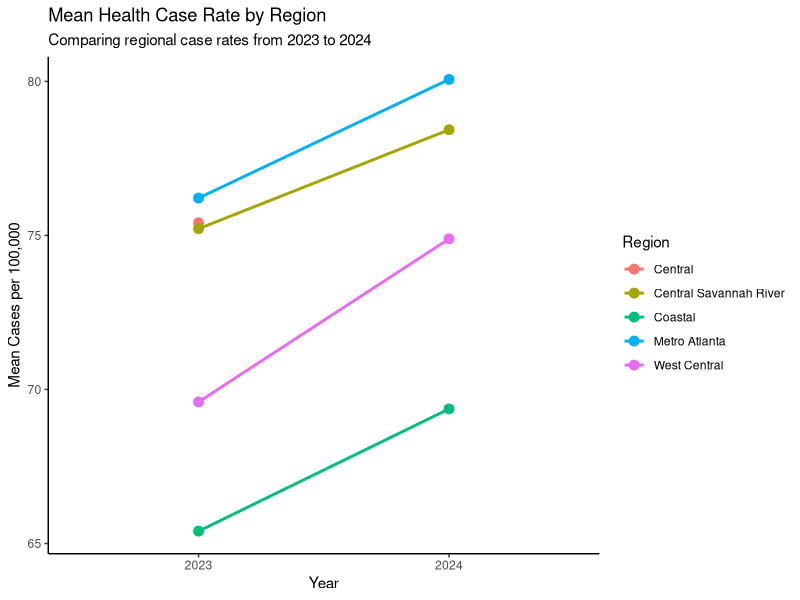
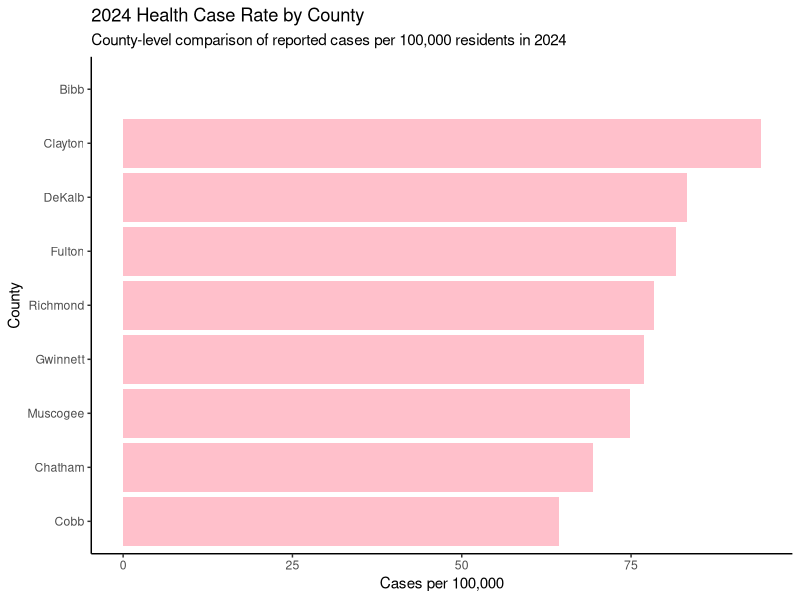
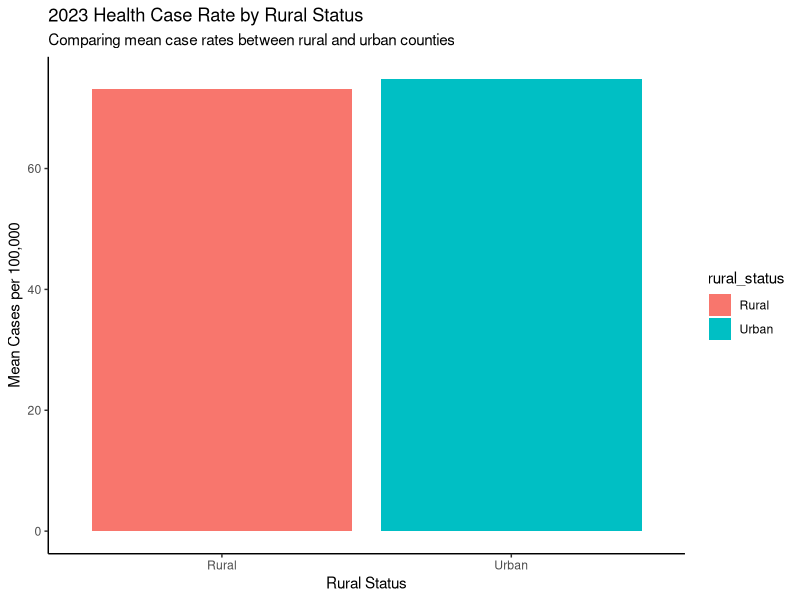

These charts were generated, in order, by the following R code:
## ---- chunk 1
#| label: load-packages
#| include: false
library(tidyverse)
## ---- chunk 2
#| label: raw-data
#| echo: false
raw_health_data <- data.frame(
  county = c(
    "Fulton", "DeKalb", "Cobb", "Gwinnett", "Clayton",
    "Chatham", "Richmond", "Muscogee", "Bibb", "Fulton"
  ),
  
  region = c(
    "Metro Atlanta", "Metro Atlanta", "Metro Atlanta", "Metro Atlanta",
    "Metro Atlanta", "Coastal", "Central Savannah River",
    "West Central", "Central", "Metro Atlanta"
  ),
  
  population_2023 = c(
    1091240, 764400, 787100, 971300, 306800,
    295100, 207400, 202600, 157800, 1091240
  ),
  
  population_2024 = c(
    1103500, 772100, 794800, 983600, 309200,
    298400, 209100, 204300, 159100, 1103500
  ),
  
  cases_2023 = c(
    842, 615, 487, 721, 268,
    193, 156, 141, 119, 842
  ),
  
  cases_2024 = c(
    901, 643, 512, 756, 291,
    207, 164, 153, NA, 901
  )
)

raw_health_data
## ---- chunk 3
#| label: diagnose-data
#| echo: false

glimpse(raw_health_data)
## ---- chunk 4
#| label: remove-duplicates
#| echo: false

health_data_clean <- raw_health_data %>%
  distinct(county, .keep_all = TRUE)
health_data_clean
## ---- chunk 5
#| label: reshape-long
#| echo: false

health_data_long <- health_data_clean %>%
  pivot_longer(
    cols = c(population_2023, population_2024,
             cases_2023, cases_2024),
    names_to = c(".value", "year"),
    names_pattern = "(population|cases)_(\\d{4})"
  )

health_data_long
## ---- chunk 6
#| label: calculate-rates
#| echo: false
health_data_long <- health_data_long %>%
  mutate(
    cases_per_100k = cases / 100000
  )
# Add your code here.
## ---- chunk 7
#| label: summarize-region
#| echo: false

health_data_sum <- health_data_long %>%
  mutate(
    rate = (cases / population) * 100000
  ) %>%
  group_by(region, year) %>%
  summarize(
    mean_rate = mean(rate, na.rm = TRUE),
    .groups = "drop"
  )
health_data_sum
# Add your code here.
## ---- chunk 8
#| label: join-data
#| echo: false
county_rural_status <- data.frame(
  county = c(
     "Fulton", "DeKalb", "Cobb", "Gwinnett", "Clayton",
    "Chatham", "Richmond", "Muscogee", "Bibb"
  ),
  rural_status = c(
    "Urban", "Rural", "Rural", "Urban", "Urban",
    "Urban", "Rural", "Urban", "Rural"
  )
)

county_health_join <- health_data_clean %>%
  left_join(
    county_rural_status,
    by = "county"
  )

## ---- chunk 9
#| label: Regional line visulaization
#| echo: false
regional_rates <- health_data_long %>%
  mutate(
    rate = (cases / population) * 100000
  ) %>%
  group_by(region, year) %>%
  summarize(
    mean_rate = mean(rate, na.rm = TRUE),
    .groups = "drop"
  )

ggplot(
  regional_rates,
  aes(
    x = year,
    y = mean_rate,
    group = region,
    color = region
  )
) +
  geom_line(
    linewidth = 1) +
  geom_point(
    size = 3) +
  labs(
    title = "Mean Health Case Rate by Region",
    subtitle = "Comparing regional case rates from 2023 to 2024",
    x = "Year",
    y = "Mean Cases per 100,000",
    color = "Region"
  ) +
  theme_classic()
## ---- chunk 10
#| label: Ranked 2024 county visualization
#| echo: false
county_ru24 <- county_health_join %>% 
  select(county, population_2024, cases_2024) %>%
  mutate(
    rate = (cases_2024 / population_2024) * 100000
  ) %>%
  arrange(desc(rate))

ggplot(
  county_ru24,
  aes(
    x = reorder(county, rate), 
    y = rate
  )
) +
  geom_col(fill = "pink") +
  coord_flip() +
  labs(
    title = "2024 Health Case Rate by County",
    subtitle = "County-level comparison of reported cases per 100,000 residents in 2024",
    x = "County",
    y = "Cases per 100,000"
  ) +
  theme_classic()
## ---- chunk 11
#| label: Rural Status Comparison Visualization
#| echo: false

rural_compar <- county_health_join %>%
  drop_na(cases_2023, population_2023, rural_status) %>%
  mutate(
    rate = (cases_2023 / population_2023) * 100000
  ) %>%
  group_by(rural_status) %>%
  summarize(
    mean_rate = mean(rate, na.rm = TRUE),
    .groups = "drop"
  )

ggplot(
  rural_compar,
  aes(
    x = rural_status,
    y = mean_rate, fill = rural_status
  )
) +
  geom_col() +
  labs(
    title = "2023 Health Case Rate by Rural Status",
    subtitle = "Comparing mean case rates between rural and urban counties",
    x = "Rural Status",
    y = "Mean Cases per 100,000"
  ) +
  theme_classic()
